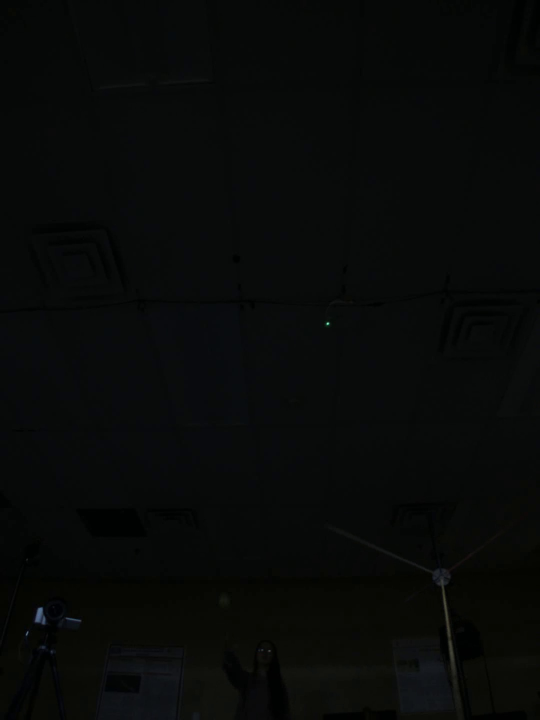
#> input picture 94.jpg, 1080 x 1440 px, found by its file name (shown at 1/2 size)
$ python ball_detector.py
#> lines starting #> are read from the running program, lines starting #| are printed output that depends on the picture; after the words box and inside, x2 and y2 are one past the last pixel; in counts of white or black regions, pixels touching at a corner belong together
import cv2
import numpy as np
import time
from typing import Tuple, Optional, List

class BallDetector:
    """
    自动球检测器，用于在AMTTrack初始化时检测球的位置
    """

    def __init__(self,
                 min_radius: int = 15,
                 max_radius: int = 30,
                 dp: float = 1.0,
                 param1: float = 50,
                 param2: float = 25,
                 min_area: int = 400,
                 # Event检测参数
                 event_threshold: int = 30,
                 min_component_area: int = 100,
                 max_component_area: int = 3000,
                 min_width: int = 20,
                 max_width: int = 80,
                 min_height: int = 20,
                 max_height: int = 80,
                 min_aspect_ratio: float = 0.6,
                 max_distance_from_center: float = 300.0,
                 center_x: int = 515,
                 center_y: int = 1118):
        """
        初始化球检测器

        Args:
            min_radius: 最小球半径
            max_radius: 最大球半径
            dp: 霍夫圆检测的累加器分辨率
            param1: 霍夫圆检测第一个参数（边缘检测阈值）
            param2: 霍夫圆检测第二个参数（累加器阈值）
            min_area: 最小轮廓面积

            # Event检测专用参数
            event_threshold: 事件图像二值化阈值
            min_component_area: 连通组件最小面积
            max_component_area: 连通组件最大面积
            min_width: 候选框最小宽度
            max_width: 候选框最大宽度
            min_height: 候选框最小高度
            max_height: 候选框最大高度
            min_aspect_ratio: 最小长宽比（接近1表示更圆）
            max_distance_from_center: 距离预期中心的最大距离
            center_x: 预期球中心x坐标
            center_y: 预期球中心y坐标
        """
        self.min_radius = min_radius
        self.max_radius = max_radius
        self.dp = dp
        self.param1 = param1
        self.param2 = param2
        self.min_area = min_area

        # Event检测参数
        self.event_threshold = event_threshold
        self.min_component_area = min_component_area
        self.max_component_area = max_component_area
        self.min_width = min_width
        self.max_width = max_width
        self.min_height = min_height
        self.max_height = max_height
        self.min_aspect_ratio = min_aspect_ratio
        self.max_distance_from_center = max_distance_from_center
        self.center_x = center_x
        self.center_y = center_y

    def detect_by_hough_circles(self, image: np.ndarray) -> List[Tuple[int, int, int, int]]:
        """
        使用霍夫圆检测球

        Args:
            image: 输入图像 (BGR格式)

        Returns:
            List of (x, y, w, h) bounding boxes
        """
        # 增加RGB亮度
        brightened = cv2.convertScaleAbs(image, alpha=5, beta=30)
        gray = cv2.cvtColor(brightened, cv2.COLOR_BGR2GRAY)

        # 应用高斯模糊减少噪声
        blurred = cv2.GaussianBlur(gray, (9, 9), 2)

        # 霍夫圆检测
        circles = cv2.HoughCircles(
            blurred,
            cv2.HOUGH_GRADIENT,
            dp=self.dp,
            minDist=60,
            param1=self.param1,
            param2=self.param2,
            minRadius=self.min_radius,
            maxRadius=self.max_radius
        )

        bboxes = []
        if circles is not None:
            circles = np.round(circles[0, :]).astype("int")
            for (x, y, r) in circles:
                # 转换圆形为边界框
                bbox_x = max(0, x - r)
                bbox_y = max(0, y - r)
                bbox_w = 2 * r
                bbox_h = 2 * r
                bboxes.append((bbox_x, bbox_y, bbox_w, bbox_h))

        return bboxes

    def detect_by_contours(self, image: np.ndarray) -> List[Tuple[int, int, int, int]]:
        """
        使用轮廓检测球形物体

        Args:
            image: 输入图像 (BGR格式)

        Returns:
            List of (x, y, w, h) bounding boxes
        """
        # 增加RGB亮度和对比度
        brightened = cv2.convertScaleAbs(image, alpha=5, beta=40)
        gray = cv2.cvtColor(brightened, cv2.COLOR_BGR2GRAY)

        # 多种阈值处理方法
        # 方法1: 自适应阈值
        binary1 = cv2.adaptiveThreshold(gray, 255, cv2.ADAPTIVE_THRESH_GAUSSIAN_C,
                                      cv2.THRESH_BINARY, 11, 2)

        # 方法2: Otsu阈值
        _, binary2 = cv2.threshold(gray, 0, 255, cv2.THRESH_BINARY + cv2.THRESH_OTSU)

        # 方法3: 基于均值的阈值
        mean_val = np.mean(gray)
        _, binary3 = cv2.threshold(gray, mean_val - 20, 255, cv2.THRESH_BINARY)

        # 组合多种二值化结果
        binary = cv2.bitwise_or(binary1, cv2.bitwise_or(binary2, binary3))

        # 形态学操作去除噪声
        kernel = cv2.getStructuringElement(cv2.MORPH_ELLIPSE, (5, 5))
        binary = cv2.morphologyEx(binary, cv2.MORPH_CLOSE, kernel)
        binary = cv2.morphologyEx(binary, cv2.MORPH_OPEN, kernel)

        # 查找轮廓
        contours, _ = cv2.findContours(binary, cv2.RETR_EXTERNAL, cv2.CHAIN_APPROX_SIMPLE)

        bboxes = []
        for contour in contours:
            area = cv2.contourArea(contour)
            if area < self.min_area:
                continue

            # 计算轮廓的圆形度
            perimeter = cv2.arcLength(contour, True)
            if perimeter == 0:
                continue
            circularity = 4 * np.pi * area / (perimeter * perimeter)

            # 提高圆形度要求
            if circularity > 0.6:
                x, y, w, h = cv2.boundingRect(contour)
                # 检查长宽比，允许稍微椭圆的形状
                aspect_ratio = min(w, h) / max(w, h)
                if aspect_ratio > 0.7:  # 要求更接近圆形
                    bboxes.append((x, y, w, h))

        return bboxes

    # [138 lines left out: functions detect_from_events_fast, detect_from_events, not called in this run]

    def detect_ball_fast(self, rgb_image: np.ndarray) -> Optional[Tuple[int, int, int, int]]:
        """
        快速球检测方法 - 仅使用优化的霍夫圆检测

        Args:
            rgb_image: RGB图像

        Returns:
            (x, y, w, h) 边界框或None
        """
        # 降采样以提高速度
        scale = 0.5 if min(rgb_image.shape[:2]) > 500 else 1.0
        if scale < 1.0:
            small_image = cv2.resize(rgb_image, None, fx=scale, fy=scale)
        else:
            small_image = rgb_image

        # 简化的预处理
        gray = cv2.cvtColor(small_image, cv2.COLOR_BGR2GRAY)
        blurred = cv2.GaussianBlur(gray, (5, 5), 1)

        # 优化的霍夫圆检测参数
        circles = cv2.HoughCircles(
            blurred,
            cv2.HOUGH_GRADIENT,
            dp=2.0,  # 增加dp以减少计算
            minDist=30,
            param1=50,
            param2=20,  # 降低阈值以更容易检测
            minRadius=int(self.min_radius * scale),
            maxRadius=int(self.max_radius * scale)
        )

        if circles is None:
            return None

        # 取第一个检测到的圆
        circles = np.round(circles[0, :]).astype("int")
        x, y, r = circles[0]  # 只取第一个

        # 转换回原始尺寸
        if scale < 1.0:
            x = int(x / scale)
            y = int(y / scale)
            r = int(r / scale)

        # 转换为边界框
        bbox_x = max(0, x - r)
        bbox_y = max(0, y - r)
        bbox_w = 2 * r
        bbox_h = 2 * r

        return (bbox_x, bbox_y, bbox_w, bbox_h)

    # [63 lines left out: function select_best_candidate, not called in this run]

    def detect_ball(self, rgb_image: np.ndarray, event_image: Optional[np.ndarray] = None, debug: bool = False) -> Optional[Tuple[int, int, int, int]]:
        """
        综合检测球的位置 - 优先使用event检测并进行候选框筛选

        Args:
            rgb_image: RGB图像
            event_image: 事件图像（必需用于准确检测）
            debug: 是否显示候选框选择过程

        Returns:
            (x, y, w, h) 边界框或None
        """
        # 优先使用event检测（如果提供）
        if event_image is not None:
            event_detections = self.detect_from_events(event_image)
            if event_detections:
                if debug:
                    print(f"Event检测到{len(event_detections)}个候选框，开始筛选最佳候选框...")
                best_candidate = self.select_best_candidate(event_detections)
                if best_candidate:
                    if debug:
                        print(f"选择最佳候选框: {best_candidate}")
                    return best_candidate

        # 如果没有event图像或event检测失败，使用快速RGB检测
        fast_result = self.detect_ball_fast(rgb_image)
        if fast_result is not None:
            return fast_result

        # 最后回退到原有的霍夫圆检测，也进行候选框筛选
        hough_detections = self.detect_by_hough_circles(rgb_image)
        if hough_detections:
            best_candidate = self.select_best_candidate(hough_detections)
            return best_candidate

        return None

    # [18 lines left out: function visualize_detections, not called in this run]

def main():
    """
    测试球检测器的主函数
    """
    import sys
    import os
    import argparse

    parser = argparse.ArgumentParser(description='测试球检测器')
    parser.add_argument('--image_path', type=str, help='RGB图像路径', default="/home/xinchi/Event_RGB_catching/94.jpg")
    parser.add_argument('--event_path', type=str, help='事件数据路径(.npy文件)',default="/home/xinchi/Event_RGB_catching/94.npy")
    # parser.add_argument('--image_path', type=str, help='RGB图像路径', default="/home/xinchi/Event_RGB_catching/102.jpg")
    # parser.add_argument('--event_path', type=str, help='事件数据路径(.npy文件)',
    #                     default="/home/xinchi/Event_RGB_catching/102.npy")1
    parser.add_argument('--min_radius', type=int, default=1, help='最小球半径')
    parser.add_argument('--max_radius', type=int, default=50, help='最大球半径')
    parser.add_argument('--param2', type=int, default=15, help='霍夫圆检测参数2')

    # Event检测参数
    parser.add_argument('--event_threshold', type=int, default=40, help='事件图像二值化阈值')
    parser.add_argument('--min_area', type=int, default=100, help='连通组件最小面积')
    parser.add_argument('--max_area', type=int, default=3000, help='连通组件最大面积')
    parser.add_argument('--min_width', type=int, default=20, help='候选框最小宽度')
    parser.add_argument('--max_width', type=int, default=80, help='候选框最大宽度')
    parser.add_argument('--min_height', type=int, default=20, help='候选框最小高度')
    parser.add_argument('--max_height', type=int, default=80, help='候选框最大高度')
    parser.add_argument('--min_aspect_ratio', type=float, default=0.6, help='最小长宽比')
    parser.add_argument('--max_distance', type=float, default=300.0, help='距离预期中心的最大距离')
    parser.add_argument('--center_x', type=int, default=515, help='预期球中心x坐标')
    parser.add_argument('--center_y', type=int, default=1118, help='预期球中心y坐标')
    parser.add_argument('--debug', action='store_true', help='启用调试输出')

    args = parser.parse_args()

    # 加载RGB图像
    if not os.path.exists(args.image_path):
        print(f"错误: 图像文件不存在: {args.image_path}")
        return

    image = cv2.imread(args.image_path)
#> image is the input picture: shape (1440, 1080, 3); mean B, G, R 8.6, 9.7, 8
    if image is None:
        print(f"错误: 无法加载图像: {args.image_path}")
        return

    print(f"加载图像: {args.image_path}")
    print(f"图像尺寸: {image.shape}")
#| 图像尺寸: (1440, 1080, 3)

    # 初始化检测器
    detector = BallDetector(
        min_radius=args.min_radius,
        max_radius=args.max_radius,
        param2=args.param2,
        # Event检测参数
        event_threshold=args.event_threshold,
        min_component_area=args.min_area,
        max_component_area=args.max_area,
        min_width=args.min_width,
        max_width=args.max_width,
        min_height=args.min_height,
        max_height=args.max_height,
        min_aspect_ratio=args.min_aspect_ratio,
        max_distance_from_center=args.max_distance,
        center_x=args.center_x,
        center_y=args.center_y
    )

    event_image = None

    # 如果提供了事件数据，生成事件图像
    if args.event_path:
        if not os.path.exists(args.event_path):
            print(f"警告: 事件文件不存在: {args.event_path}")
        else:
            try:
                from metavision_sdk_core import PeriodicFrameGenerationAlgorithm, ColorPalette

                event_data = np.load(args.event_path)
                print(f"加载事件数据: {args.event_path}")
                print(f"事件数量: {len(event_data)}")

                # 生成事件图像
                rgb_width, rgb_height = image.shape[1], image.shape[0]
                event_frame_gen = PeriodicFrameGenerationAlgorithm(
                    sensor_width=rgb_width,
                    sensor_height=rgb_height,
                    fps=0.0,
                    palette=ColorPalette.Dark
                )

                event_frame = np.zeros((rgb_height, rgb_width, 3), dtype=np.uint8)
                event_frame = np.ascontiguousarray(event_frame)
                event_frame_gen.generate_frame(event_data, event_frame, accumulation_time_us=1000)
                event_image = cv2.cvtColor(event_frame, cv2.COLOR_BGR2GRAY)

                # 保存事件图像
                cv2.imwrite("../ROI_generation/event_image.jpg", event_image)
                cv2.imwrite("../ROI_generation/event_frame_color.jpg", event_frame)
                print("事件图像生成成功，已保存到 event_image.jpg 和 event_frame_color.jpg")

            except Exception as e:
                print(f"生成事件图像失败: {e}")

    # 执行检测并计时
    print("开始球检测...")

    # 分别测试各种检测方法
    print("\n1. 霍夫圆检测:")
    start_time = time.time()
    hough_detections = detector.detect_by_hough_circles(image)
#> in detect_by_hough_circles, `brightened = cv2.convertScaleAbs(image, alpha=5, beta=30)`:
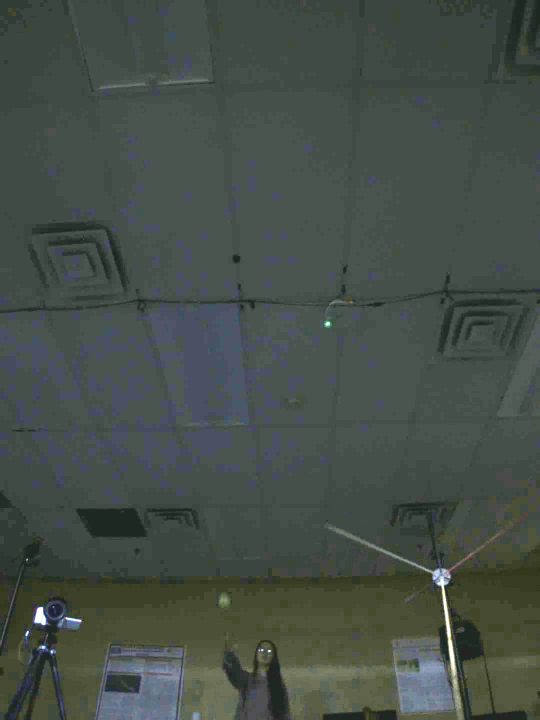
#> brightened: shape (1440, 1080, 3) (shown at 1/2 size); mean B, G, R 72.8, 78.5, 69.8
#> in detect_by_hough_circles, `gray = cv2.cvtColor(brightened, cv2.COLOR_BGR2GRAY)`:
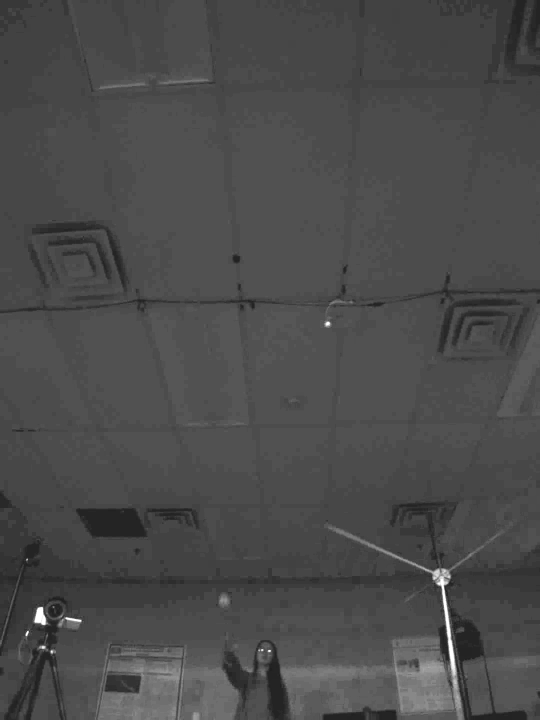
#> gray: shape (1440, 1080) (shown at 1/2 size); min 30, max 255, mean 75
#> in detect_by_hough_circles, `circles = cv2.HoughCircles( blurred, cv2.HOUGH_GRADIENT, dp=self.dp, m..`: circles = 20 rows, first 8: [110.5, 1220.5, 14.1], [531.5, 1299.5, 20.2], [950.5, 1380.5, 49.4], [318.5, 1368.5, 47.2], [886.5, 1377.5, 41.6], [239.5, 1326.5, 23.6], [926.5, 1273.5, 32.7], [952.5, 681.5, 49.4]
#> in detect_by_hough_circles, `circles = np.round(circles[0, :]).astype("int")`: circles = 20 rows, first 8: [110, 1220, 14], [532, 1300, 20], [950, 1380, 49], [318, 1368, 47], [886, 1378, 42], [240, 1326, 24], [926, 1274, 33], [952, 682, 49]
#> the loop in detect_by_hough_circles, `for (x, y, r) in circles:` made 20 passes
#> (x, y, r, bbox_x, bbox_y, bbox_w, bbox_h) on passes 1 to 8: (110, 1220, 14, 96, 1206, 28, 28), (532, 1300, 20, 512, 1280, 40, 40), (950, 1380, 49, 901, 1331, 98, 98), (318, 1368, 47, 271, 1321, 94, 94), (886, 1378, 42, 844, 1336, 84, 84), (240, 1326, 24, 216, 1302, 48, 48), (926, 1274, 33, 893, 1241, 66, 66), (952, 682, 49, 903, 633, 98, 98)
#> after the loop in detect_by_hough_circles, `for (x, y, r) in circles:`: bboxes = 20 items, first 6: (96, 1206, 28, 28), (512, 1280, 40, 40), (901, 1331, 98, 98), (271, 1321, 94, 94), (844, 1336, 84, 84), (216, 1302, 48, 48)
#> hough_detections has the same summary as bboxes in detect_by_hough_circles
    hough_time = time.time() - start_time
    print(f"   检测到 {len(hough_detections)} 个球: {hough_detections}")
#> (printed output is left out)
    print(f"   用时: {hough_time*1000:.2f}ms")

    print("\n2. 轮廓检测:")
    start_time = time.time()
    contour_detections = detector.detect_by_contours(image)
#> in detect_by_contours, `binary1 = cv2.adaptiveThreshold(gray, 255, cv2.ADAPTIVE_THRESH_GAUSSIA..`:
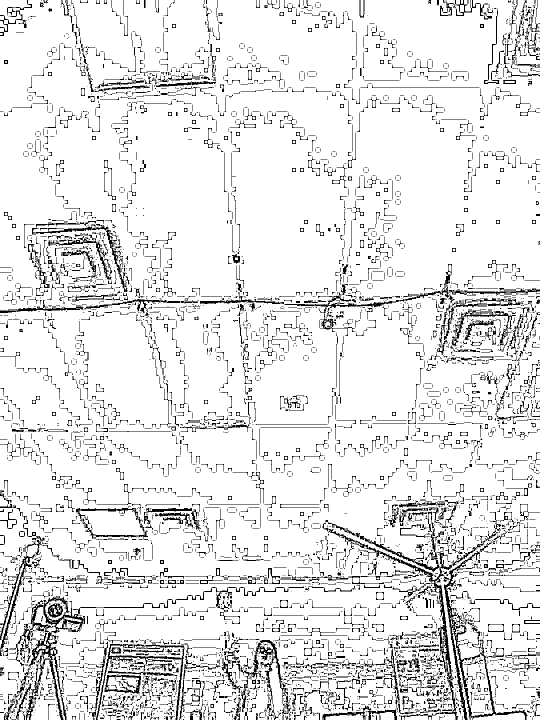
#> binary1: shape (1440, 1080) (shown at 1/2 size); 90% white; black in thin lines or dots
#> in detect_by_contours, `_, binary2 = cv2.threshold(gray, 0, 255, cv2.THRESH_BINARY + cv2.THRES..`:
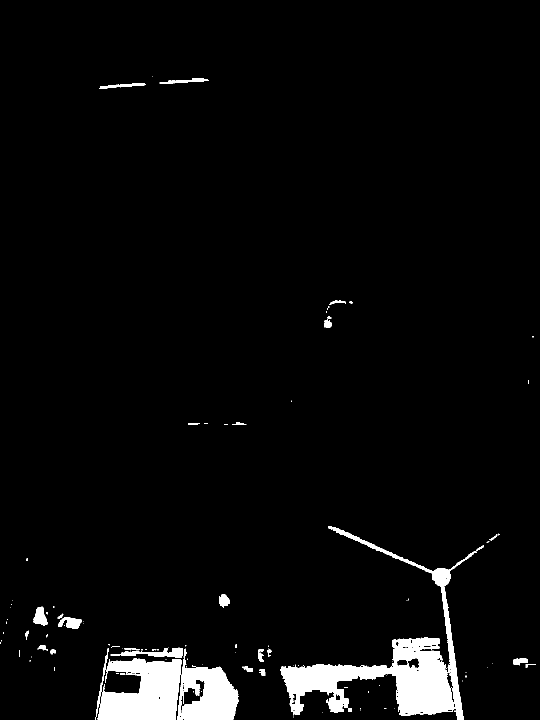
#> binary2: shape (1440, 1080) (shown at 1/2 size); 4% white; 122 white regions (88 under 20 px), largest, box (x1, y1, x2, y2) and area: (561, 1053, 968, 1440) 30582, (195, 1317, 363, 1440) 14904, (355, 1297, 478, 1440) 9782
#> in detect_by_contours, `mean_val = np.mean(gray)`: mean_val = 84.99
#> in detect_by_contours, `_, binary3 = cv2.threshold(gray, mean_val - 20, 255, cv2.THRESH_BINARY)`:
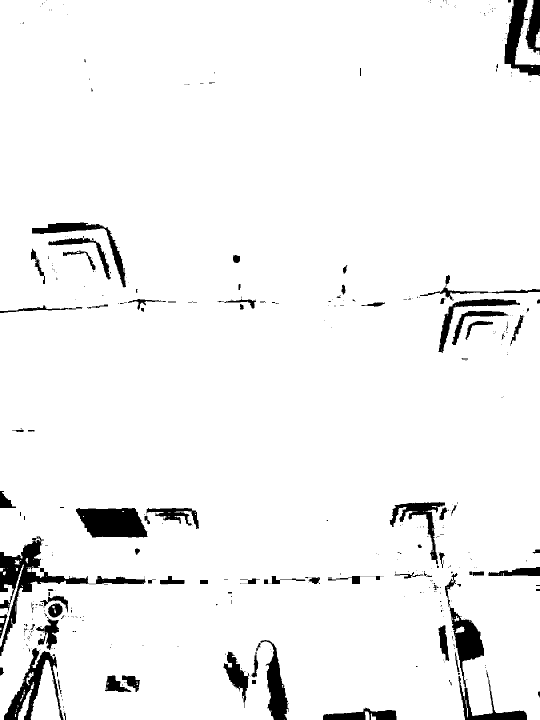
#> binary3: shape (1440, 1080) (shown at 1/2 size); 95.3% white; 469 black regions (374 under 20 px), largest, box (x1, y1, x2, y2) and area: (0, 1073, 291, 1312) 9173, (900, 1213, 1054, 1440) 6762, (152, 1016, 295, 1076) 6691
#> in detect_by_contours, `binary = cv2.morphologyEx(binary, cv2.MORPH_CLOSE, kernel)`:
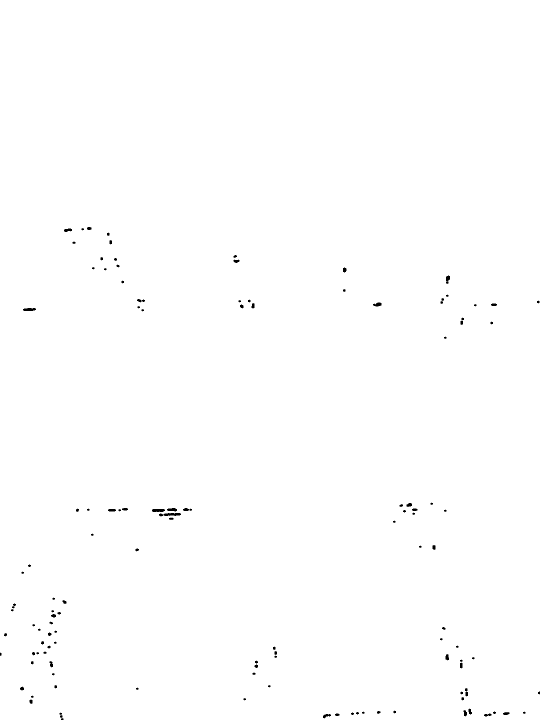
#> binary: shape (1440, 1080) (shown at 1/2 size); 99.7% white; 126 black regions (43 under 20 px), largest, box (x1, y1, x2, y2) and area: (327, 1026, 362, 1032) 167, (304, 1018, 330, 1024) 142, (46, 616, 72, 622) 130
#> in detect_by_contours, `contours, _ = cv2.findContours(binary, cv2.RETR_EXTERNAL, cv2.CHAIN_AP..`: contours = 1 contour; box (x1, y1, x2, y2) and area: (0, 0, 1080, 1440) 1552532
#> the loop in detect_by_contours, `for contour in contours:` made 1 pass
#> (area, perimeter, circularity, x, y, w, h, aspect_ratio) on pass 1: (1552532.5, 5093.4, 0.752, 0, 0, 1080, 1440, 0.75)
#> after the loop in detect_by_contours, `for contour in contours:`: bboxes = [(0, 0, 1080, 1440)]
#> contour_detections = [(0, 0, 1080, 1440)]
    contour_time = time.time() - start_time
    print(f"   检测到 {len(contour_detections)} 个球: {contour_detections}")
#|    检测到 1 个球: [(0, 0, 1080, 1440)]
    print(f"   用时: {contour_time*1000:.2f}ms")

    event_time = 0
    if event_image is not None:
        print("\n3. 事件图像检测:")
        start_time = time.time()
        # 启用调试模式显示详细信息
        if args.debug:
            print("=== Event检测调试信息 ===")
            event_detections = detector.detect_from_events_fast(event_image, debug=True)
        else:
            event_detections = detector.detect_from_events(event_image)
        event_time = time.time() - start_time
        print(f"   检测到 {len(event_detections)} 个球: {event_detections}")
        print(f"   用时: {event_time*1000:.2f}ms")

    # 综合检测
    print("\n4. 综合检测:")
    start_time = time.time()
    final_detection = detector.detect_ball(image, event_image)
#> in detect_ball_fast, `small_image = cv2.resize(rgb_image, None, fx=scale, fy=scale)`:
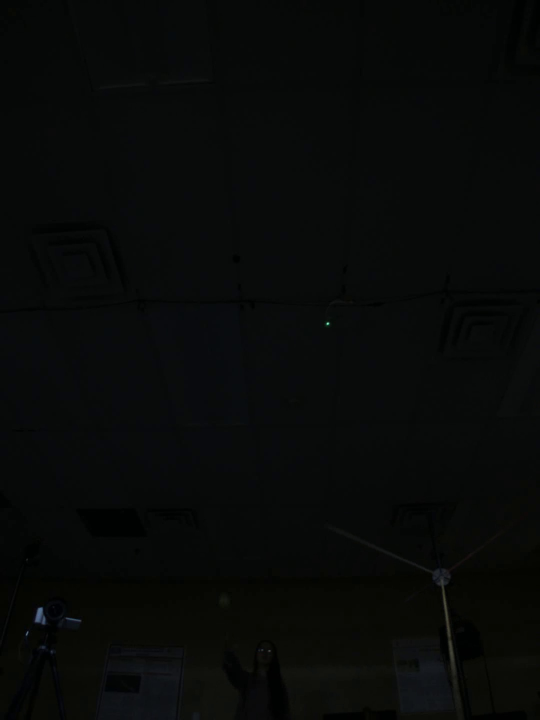
#> small_image: shape (720, 540, 3); mean B, G, R 8.6, 9.8, 8
#> (the rest of the program and of its run is left out)
